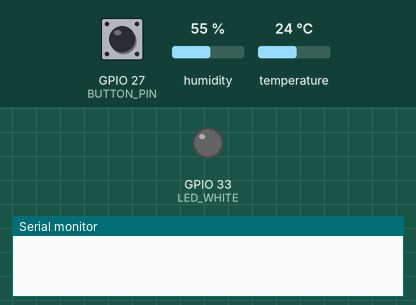
A sketch run on a simulated ESP32. Parts: output pins drawn as LEDs (lit = HIGH), the last lines printed to the serial monitor. Inputs (shaded band) come from the test bench; at power-on: GPIO 27 (BUTTON_PIN) LOW, humidity 55 %, temperature 24 °C.

Above: at 1.2 s.
1.3 s: GPIO 27 (BUTTON_PIN) pulled HIGH for 0.15 s
At 1.7 s:
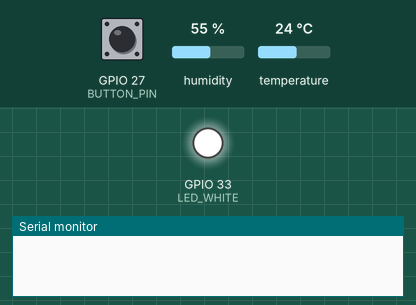
2.9 s: GPIO 27 (BUTTON_PIN) pulled HIGH for 1 s
At 4.2 s:
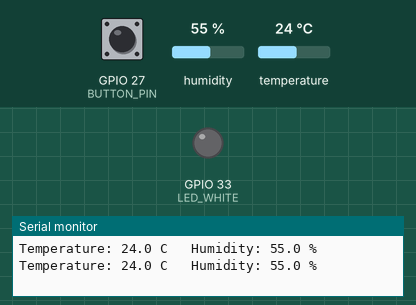
5.4 s: GPIO 27 (BUTTON_PIN) pulled HIGH for 3.2 s
At 6.1 s:
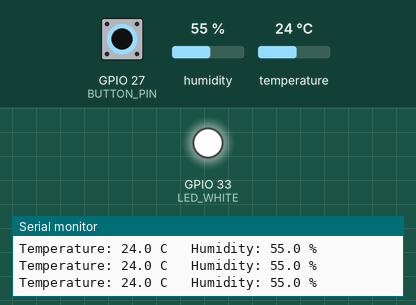
Timing chart, 0 to 8.4 s (numbered marks = the images above; inputs shaded):
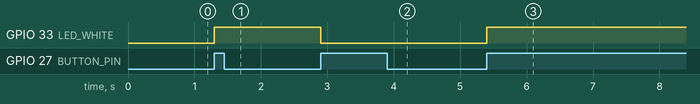

Measured:
- after the input at 1.3 s, GPIO 33 (LED_WHITE): LOW → HIGH at once
- after the input at 2.9 s, GPIO 33 (LED_WHITE): HIGH → LOW at once
- after the input at 5.4 s, GPIO 33 (LED_WHITE): LOW → HIGH at once

The sketch:

Sensor_LED.ino
```cpp
#include "DHT.h"

#define DHT_PIN    26
#define DHT_TYPE   DHT11
#define LED_WHITE  33
#define BUTTON_PIN 27

DHT dht(DHT_PIN, DHT_TYPE);

bool ledState = false;
int lastButton = LOW;
unsigned long lastChange = 0;
unsigned long lastRead = 0;

void setup() {
  Serial.begin(115200);
  pinMode(LED_WHITE, OUTPUT);
  pinMode(BUTTON_PIN, INPUT);
  dht.begin();
}

void loop() {
  // Toggle button (unchanged)
  int button = digitalRead(BUTTON_PIN);
  if (button == HIGH && lastButton == LOW && millis() - lastChange > 50) {
    ledState = !ledState;
    digitalWrite(LED_WHITE, ledState);
    lastChange = millis();
  }
  lastButton = button;

  // DHT11 every 2 seconds (it cannot be read faster)
  if (millis() - lastRead >= 2000) {
    lastRead = millis();
    float h = dht.readHumidity();
    float t = dht.readTemperature();

    if (isnan(h) || isnan(t)) {
      Serial.println("DHT read failed");
    } else {
      Serial.printf("Temperature: %.1f C   Humidity: %.1f %%\n", t, h);
    }
  }
}
```
